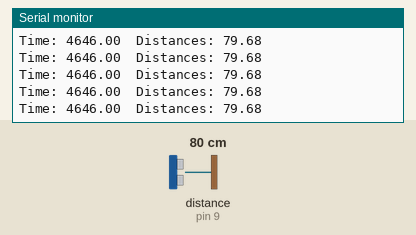
This sketch was run on a simulated Arduino Uno, built with avr-gcc and run on an emulated ATmega328P. On the bench: the last lines printed to the serial monitor. Wiring (inferred from the names in the program): ultrasonic range finder: trigger pin 8; echo pin 9. The inputs (shaded band) are chosen by the test bench; at power-on: distance to the obstacle (sensor on pin 9) 80 cm. The echo pulse lasts 58.3 µs per cm.

Above: at 1.2 s.
1.3 s: distance to the obstacle (sensor on pin 9) set to 2 cm
At 2.0 s:
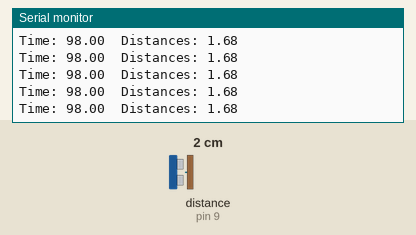
4.3 s: distance to the obstacle (sensor on pin 9) set to 18 cm
At 5.4 s:
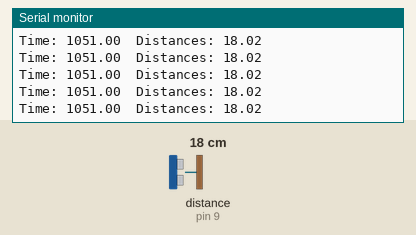
7.3 s: distance to the obstacle (sensor on pin 9) set to 4 cm
At 8.4 s:
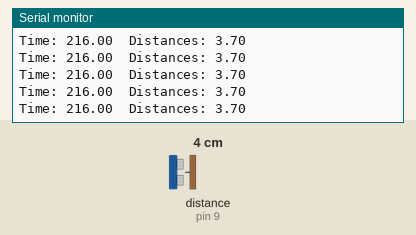
10.3 s: distance to the obstacle (sensor on pin 9) set to 35 cm
At 11.2 s:
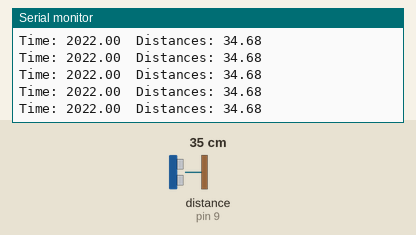
13.3 s: distance to the obstacle (sensor on pin 9) set to 9 cm
At 14.2 s:
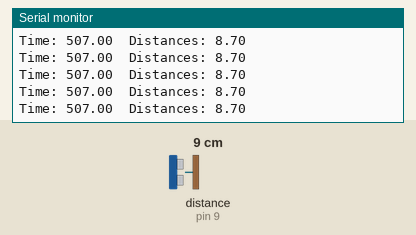
16.3 s: distance to the obstacle (sensor on pin 9) set to 120 cm
At 17.1 s:
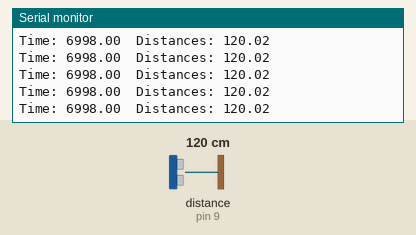
Timing chart, 0 to 19.3 s (numbered marks = the images above; inputs shaded):
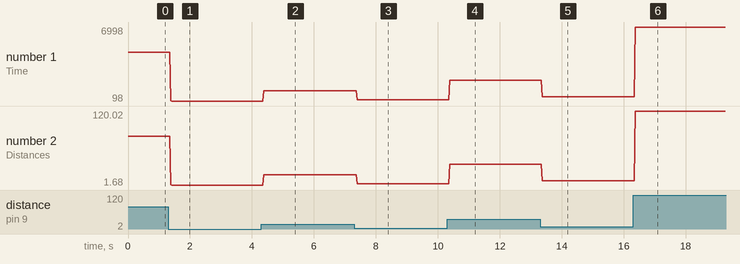

The sketch:

05-Ultrasonic_Distance.ino
```cpp
// Using a HC-SR04 Ultrasonic distance sensor.

#define TRIG_PIN 8 // Used to trigger the ranging pulse
#define ECHO_PIN 9 // Used to listen for the timing of the echo

void setup() {
  Serial.begin(9600);

  pinMode(TRIG_PIN, OUTPUT);
  pinMode(ECHO_PIN, INPUT);
}

void loop() {
  // Ranging pulse is triggered by sending a 10 microsecond high pulse
  digitalWrite(TRIG_PIN, HIGH);
  delayMicroseconds(10);
  digitalWrite(TRIG_PIN, LOW);

  // PulseIn will return the amount of time that our echo pin is high
  float time_us = pulseIn(ECHO_PIN, HIGH);

  // distance travelled is time taken to go twice the distance
  // (hence why we halve it) multipled by the speed of sound
  // measured in centimeters per microsecond
  float distance = (time_us / 2.0) * 0.034300;

  Serial.print("Time: ");
  Serial.print(time_us);
  Serial.print("  Distances: ");
  Serial.println(distance);
}
```

Measured:
- after the input at 1.3 s, the serial monitor: prints a new line after 0.08 s (image 1)
- after the input at 4.3 s, the serial monitor: prints a new line after 0.07 s (image 2)
- after the input at 7.3 s, the serial monitor: prints a new line after 0.09 s (image 3)
- after the input at 10.3 s, the serial monitor: prints a new line after 0.09 s (image 4)
- after the input at 13.3 s, the serial monitor: prints a new line after 0.08 s (image 5)
- after the input at 16.3 s, the serial monitor: prints a new line after 0.08 s (image 6)
- plotted number 1: 4646 → 98 after the input at 1.3 s, 98 → 1051 after the input at 4.3 s, 1051 → 216 after the input at 7.3 s, 216 → 2022 after the input at 10.3 s, 2022 → 507 after the input at 13.3 s
- plotted number 2: 79.68 → 1.68 after the input at 1.3 s, 1.68 → 18.02 after the input at 4.3 s, 18.02 → 3.7 after the input at 7.3 s, 3.7 → 34.68 after the input at 10.3 s, 34.68 → 8.7 after the input at 13.3 s
